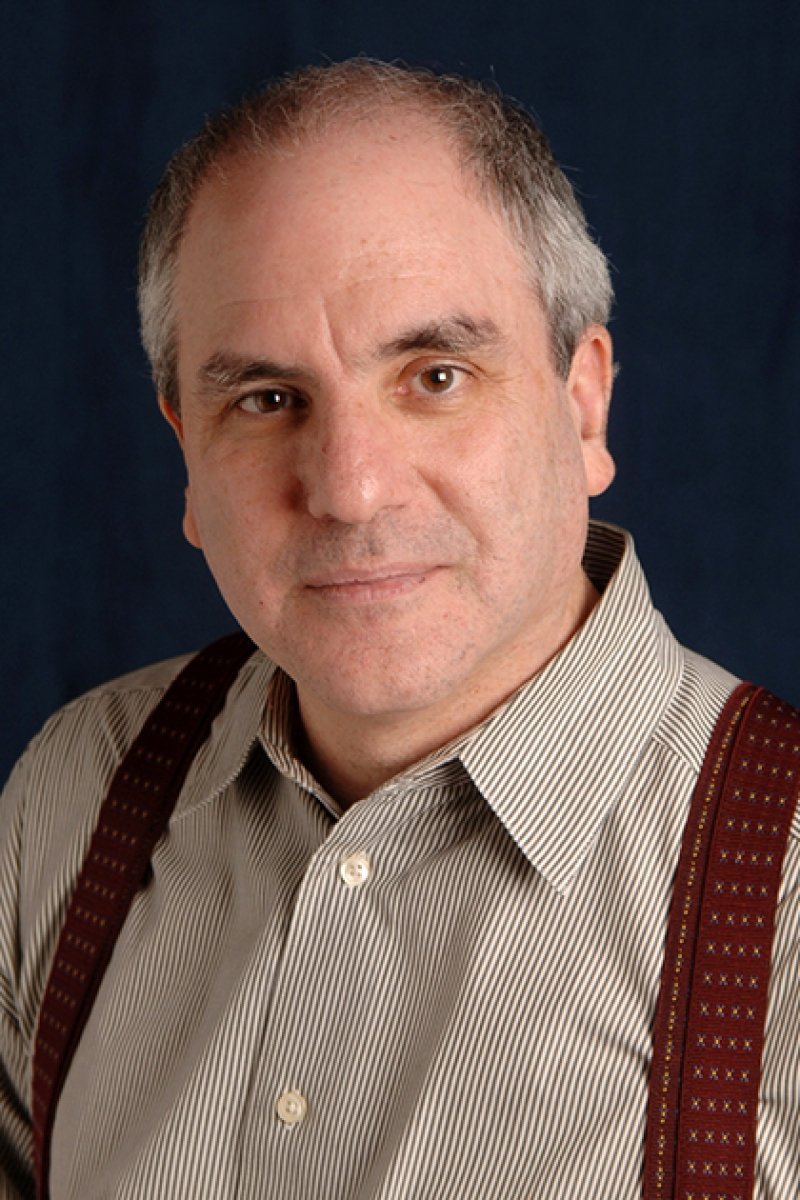
#> input picture demo-expert/assets/dr-amsel.jpg, 800 x 1200 px
$ python generate_two_options.py
#> lines starting #> are read from the running program, lines starting #| are printed output that depends on the picture
import math
from PIL import Image, ImageFilter, ImageDraw

# Option 1: The "Real Photo Studio Blend" (what user had in media_1794169090819_55b1e547.jpg, but perfected)
# - Real photo, completely untouched (no cutout!)
# - Right edge bleeds off the right
# - Height fits the hero section perfectly (760px)
# - Left transition: super wide, ultra-smooth ease-in-out blend that eliminates the harsh "облако"
# - Top edge: NO white strip! The photo extends cleanly to the top, with a soft horizontal vignette that connects to the navbar smoothly without any horizontal lines or harsh contrast.

orig = Image.open("demo-expert/assets/dr-amsel.jpg")
#> orig is the input picture: PIL image 800x1200 RGB; mean R, G, B 107.4, 87, 81.2
orig_w, orig_h = orig.size # 800, 1200
#> orig_w = 800; orig_h = 1200

CANVAS_W = 1600
CANVAS_H = 760 # Fits any laptop screen without scroll!
BG_COLOR = (247, 247, 245)

# --- GENERATE OPTION 1: REAL PHOTO BLEND V3 ---
canvas1 = Image.new("RGB", (CANVAS_W, CANVAS_H), BG_COLOR)

# Resize orig to fill height 760
scale1 = CANVAS_H / float(orig_h) # 760 / 1200 ≈ 0.6333
#> scale1 = 0.633
target_w1 = int(orig_w * scale1) # ~506px
#> target_w1 = 506
target_h1 = CANVAS_H
amsel_scaled1 = orig.resize((target_w1, target_h1), Image.Resampling.LANCZOS)

# Create smooth blend mask on left:
# Use smooth cubic Hermite curve across 340px
mask1 = Image.new("L", (target_w1, target_h1), 255)
#> mask1: PIL image 506x760 L; every value is 255
m1_pixels = mask1.load()
fade_w = 340

for y in range(target_h1):
    for x in range(target_w1):
        if x < fade_w:
            t = x / float(fade_w)
            # Smoothstep
            v = t * t * (3.0 - 2.0 * t)
            # Gentle curve
            v = math.pow(v, 1.4)
            m1_pixels[x, y] = int(255 * v)
        else:
            m1_pixels[x, y] = 255

paste_x1 = CANVAS_W - target_w1
#> paste_x1 = 1094
canvas1.paste(amsel_scaled1, (paste_x1, 0), mask1)
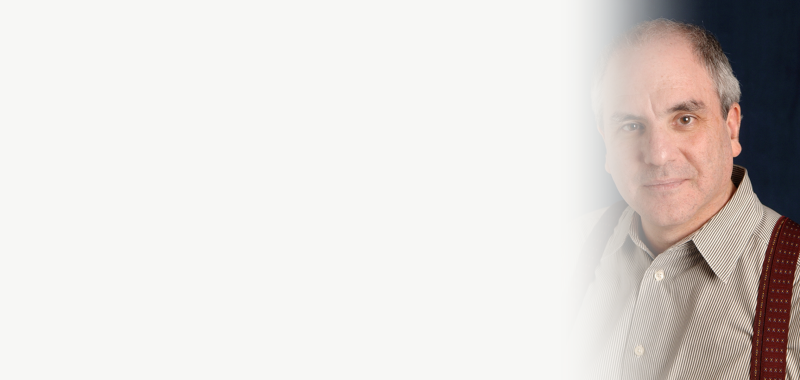
#> canvas1: PIL image 1600x760 RGB (shown at 1/2 size); mean R, G, B 222.6, 218, 215.1
canvas1.save("demo-expert/assets/amsel-option-real-blend.jpg", quality=96)
print("Saved amsel-option-real-blend.jpg")

# --- GENERATE OPTION 2: SENTIO LIGHT STUDIO CYCLORAMA ---
# Where Dr. Amsel is in a light studio just like the Sentio hero man!
# But NO CUTOUT LOOK:
# 1) Dr. Amsel's torso bleeds naturally to right edge (x = CANVAS_W - target_w + 30)
# 2) Bleeds to bottom (y = CANVAS_H - target_h)
# 3) Behind him is an authentic light gray studio cyclorama wall with radial lighting
# 4) Soft ambient shadow behind him so he is naturally integrated into the studio space!

canvas2 = Image.new("RGB", (CANVAS_W, CANVAS_H), BG_COLOR)

# Load isolated
amsel_rgba = Image.open("demo-expert/assets/dr-amsel-isolated.png")
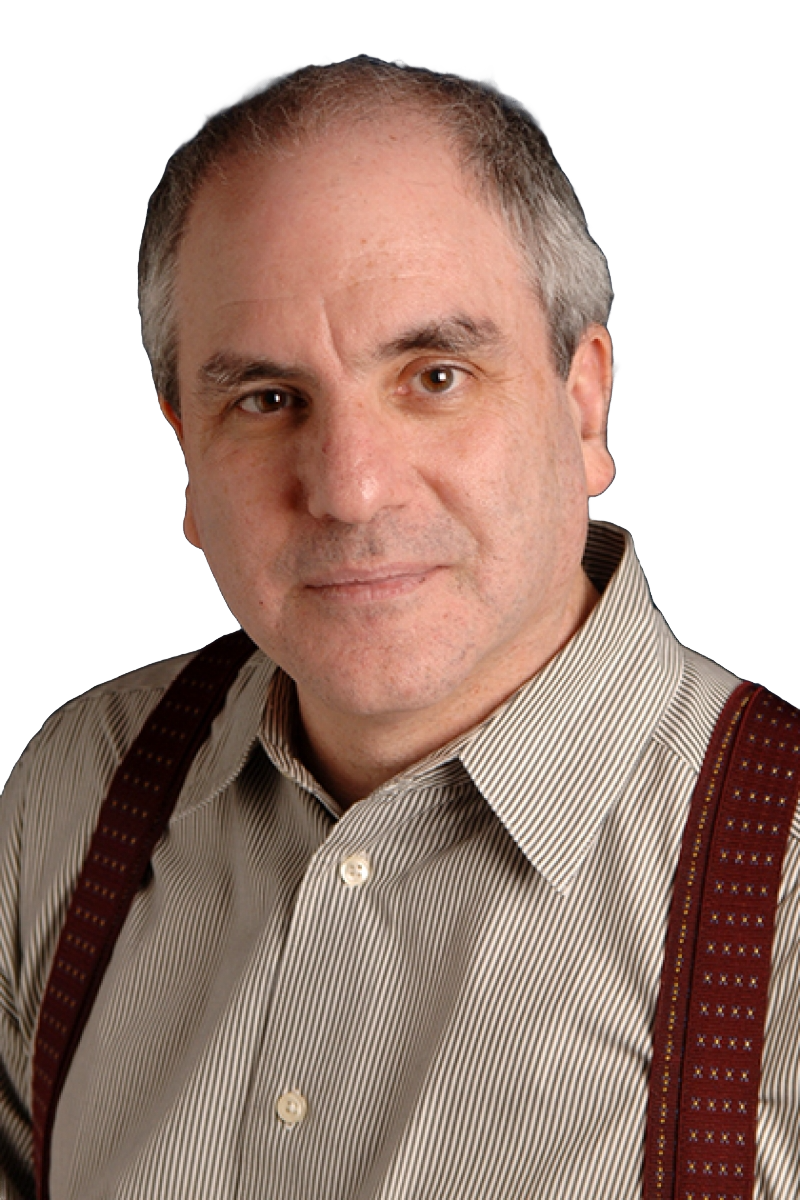
#> input picture demo-expert/assets/dr-amsel-isolated.png, 800 x 1200 px
#> amsel_rgba is the input picture: PIL image 800x1200 RGBA; mean R, G, B, A 102.8, 80, 70.5, 178.4
# Scale so head sits with ~55px headroom from top, torso reaches bottom
target_h2 = CANVAS_H
scale2 = target_h2 / float(orig_h)
#> scale2 = 0.633
target_w2 = int(orig_w * scale2)
#> target_w2 = 506
amsel_scaled2 = amsel_rgba.resize((target_w2, target_h2), Image.Resampling.LANCZOS)

paste_x2 = CANVAS_W - target_w2 # Bleeds right edge!
#> paste_x2 = 1094
paste_y2 = 0 # Fills full height!

# Create realistic Sentio studio cyclorama background on the right
studio_layer = Image.new("RGBA", (CANVAS_W, CANVAS_H), (0, 0, 0, 0))
#> studio_layer: PIL image 1600x760 RGBA; every value is 0
studio_pixels = studio_layer.load()

# Center of soft studio lighting is behind his face/torso
cx = paste_x2 + target_w2 * 0.45
#> cx = 1321.7
cy = CANVAS_H * 0.45
rx = target_w2 * 1.3
#> rx = 657.8
ry = CANVAS_H * 0.75

# Sentio studio light gray: RGB (212, 212, 214) to (236, 235, 232)
for y in range(CANVAS_H):
    for x in range(CANVAS_W):
        if x < CANVAS_W - target_w2 - 150:
            continue
        dx = (x - cx) / rx
        dy = (y - cy) / ry
        dist = math.sqrt(dx*dx + dy*dy)
        if dist < 1.2:
            falloff = 0.5 * (1.0 + math.cos(math.pi * min(dist / 1.2, 1.0)))
            # studio gray tone
            r = int(216 + (247 - 216) * (1.0 - falloff))
            g = int(216 + (247 - 216) * (1.0 - falloff))
            b = int(218 + (245 - 218) * (1.0 - falloff))
            alpha = int(255 * falloff)
            studio_pixels[x, y] = (r, g, b, alpha)

canvas2.paste(studio_layer, (0, 0), studio_layer)
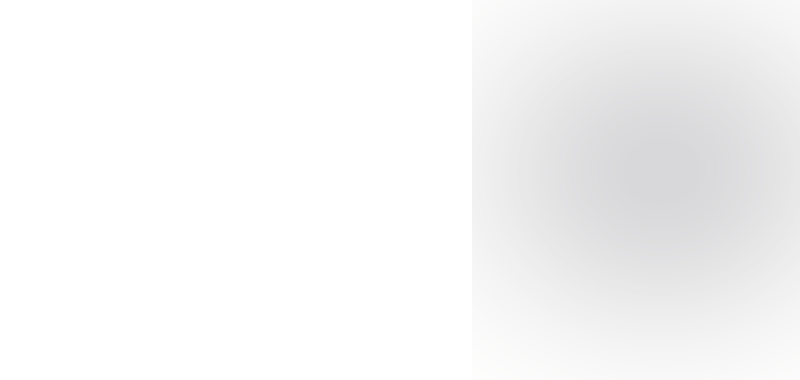
#> studio_layer: PIL image 1600x760 RGBA (shown at 1/2 size); mean R, G, B, A 92.6, 92.6, 92.9, 69.1; transparent parts drawn white

# Soft studio shadow
_, _, _, amsel_alpha = amsel_scaled2.split()
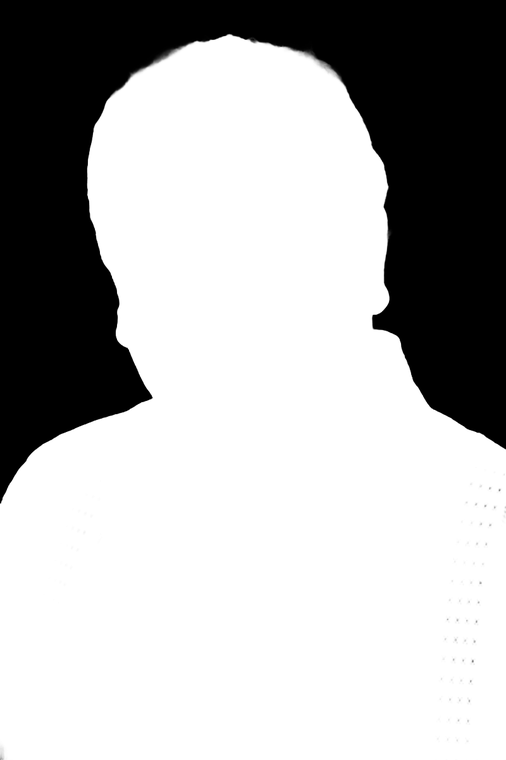
#> amsel_alpha: PIL image 506x760 L; min 0, max 255, mean 178.4
shadow = amsel_alpha.filter(ImageFilter.GaussianBlur(radius=20))
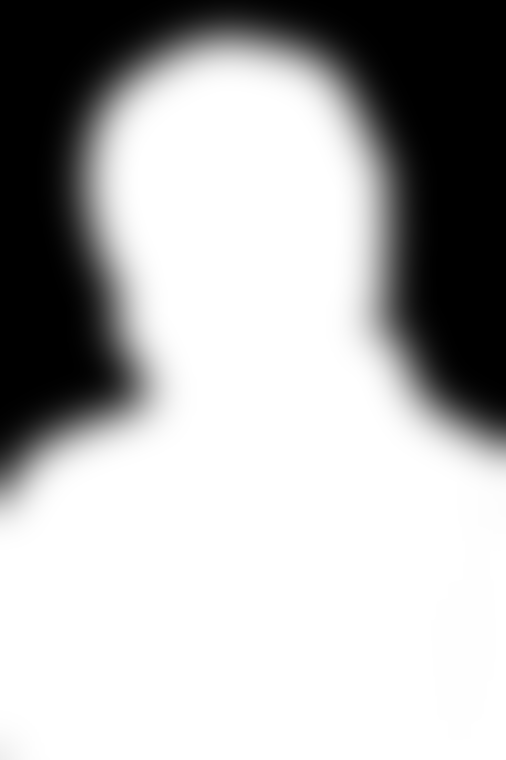
#> shadow: PIL image 506x760 L; min 0, max 255, mean 178.3
shadow_img = Image.new("RGBA", (target_w2, target_h2), (140, 140, 145, 0))
shadow_img.putalpha(shadow.point(lambda p: int(p * 0.35)))
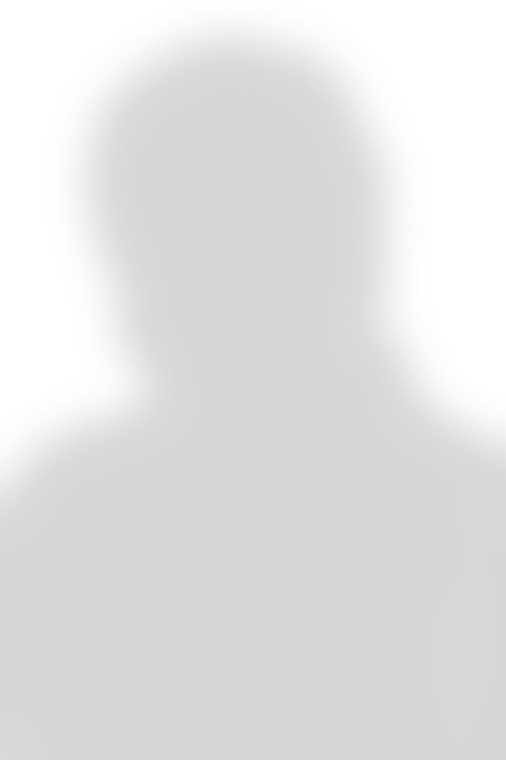
#> shadow_img: PIL image 506x760 RGBA; mean R, G, B, A 140, 140, 145, 62.1; transparent parts drawn white
canvas2.paste(shadow_img, (paste_x2 - 12, paste_y2 + 8), shadow_img)

# Paste Dr. Amsel (full clothes, NO erased suspenders, full shoulders!)
canvas2.paste(amsel_scaled2, (paste_x2, paste_y2), amsel_scaled2)
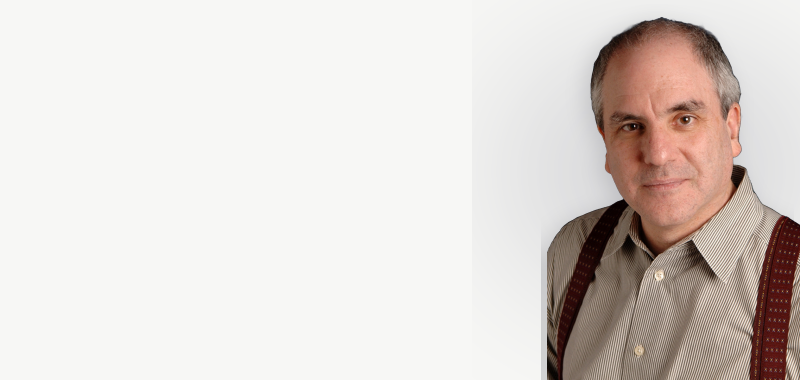
#> canvas2: PIL image 1600x760 RGB (shown at 1/2 size); mean R, G, B 222.2, 214.9, 210.7
canvas2.save("demo-expert/assets/amsel-option-studio-cyclorama.jpg", quality=96)
print("Saved amsel-option-studio-cyclorama.jpg")
